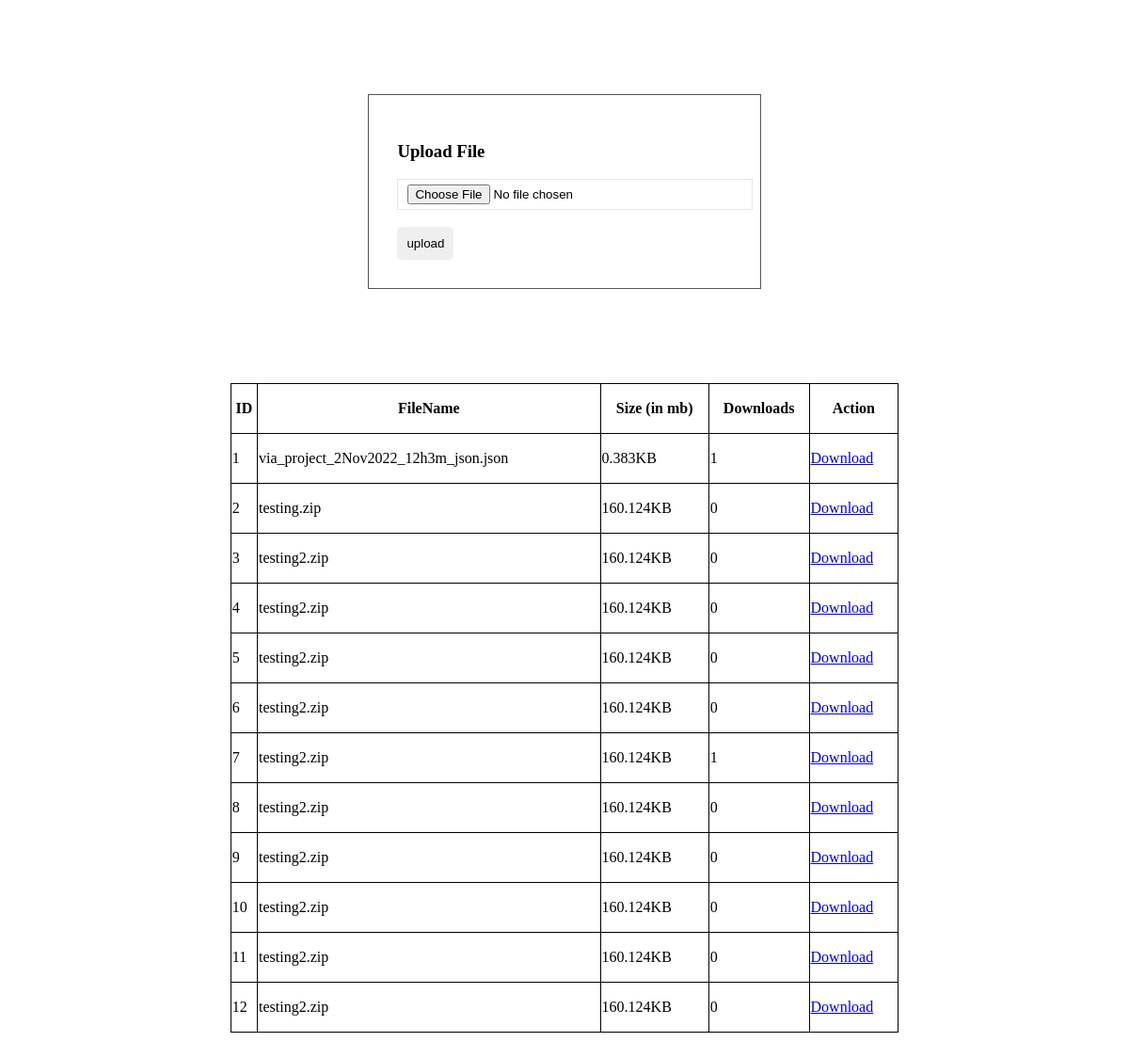
Screenshot of /final/admin_upload/index1.php with the database file from the repository.
### tables this page shows
CREATE TABLE `files` (
  `id` int(12) NOT NULL,
  `name` varchar(255) NOT NULL,
  `category` varchar(100) NOT NULL,
  `size` int(11) NOT NULL,
  `downloads` int(11) NOT NULL
);

### final/admin_upload/filesLogic.php (called while the page is built, shortened)
<?php
$conn = mysqli_connect('localhost', 'root', '', 'my_db');
$sql = "SELECT * FROM files";
$result = mysqli_query($conn, $sql);
$files = mysqli_fetch_all($result, MYSQLI_ASSOC);

### final/admin_upload/index1.php (the view, shortened to what this page needs)
<?php include 'filesLogic.php';?>
<!DOCTYPE html>
<html lang="en">
  <head>
    <link rel="stylesheet" href="style.css">
  </head>
  <body>
    <div class="container">
      <div class="row">
        <form action="index.php" method="post" enctype="multipart/form-data" >
          <h3>Upload File</h3>
          <input type="file" name="myfile"> <br>
          <button type="submit" name="save">upload</button>
        </form>
      </div>
        <div class ="row">
                <table>
                    <thead>
                        <th>ID</th>
                        <th>FileName</th>
                        <th>Size (in mb)</th>
                        <th>Downloads</th>
                        <th>Action</th>
                    </thead>
                    <tbody>
                        <?php foreach($files as $file): ?>
                        <tr>
                            <td><?php echo $file['id'];?></td>
                            <td><?php echo $file['name'];?></td>
                            <td><?php echo $file['size']/1000 . "KB";?></td>
                            <td><?php echo $file['downloads'];?></td>
                            <td>
                                <a href="index.php?file_id=<?php echo
                                    $file['id']?>">Download</a>
                            </td>
                        </tr>
                        <?php endforeach;?>
                    </tbody>
            </table>
        </div>
    </div>
  </body>
</html>

### final/admin_upload/style.css (style rules this page uses)
form { width: 30%; margin: 100px auto; padding: 30px; border: 1px solid #555; }
input { width: 100%; border: 1px solid #f1e1e1; display: block; padding: 5px 10px; }
button { border: none; padding: 10px; border-radius: 5px; }
table { width: 60%; border-collapse: collapse; margin: 100px auto; }
th, td { height: 50px; vertical-align: center; border: 1px solid black; }

### rows the page displays
files: id "1", name "via_project_2Nov2022_12h3m_json.json", $file['size']/1000 "0.383", downloads "1"
files: id "2", name "testing.zip", $file['size']/1000 "160.124", downloads "0"
files: id "3", name "testing2.zip", $file['size']/1000 "160.124", downloads "0"
files: id "4", name "testing2.zip", $file['size']/1000 "160.124", downloads "0"
files: id "5", name "testing2.zip", $file['size']/1000 "160.124", downloads "0"
files: id "6", name "testing2.zip", $file['size']/1000 "160.124", downloads "0"
files: id "7", name "testing2.zip", $file['size']/1000 "160.124", downloads "1"
files: id "8", name "testing2.zip", $file['size']/1000 "160.124", downloads "0"
files: id "9", name "testing2.zip", $file['size']/1000 "160.124", downloads "0"
files: id "10", name "testing2.zip", $file['size']/1000 "160.124", downloads "0"
files: id "11", name "testing2.zip", $file['size']/1000 "160.124", downloads "0"
files: id "12", name "testing2.zip", $file['size']/1000 "160.124", downloads "0"
